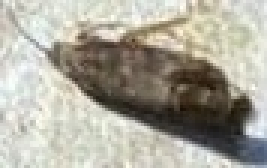
#> input picture butterflies/crop/1.jpeg, 89 x 56 px (shown 3 times larger); its folder holds only this picture in this run
$ jupyter execute --allow-errors aug.ipynb
#> lines starting #> are read from the running program, lines starting #| are printed output that depends on the picture
#> further down, image is the input picture: PIL image 89x56 RGB; mean R, G, B 171.2, 168, 156
#> the loop `for j, transform in enumerate(transformations):` made 10 passes
#> pass 1, `augmented_image = transform(image)`:
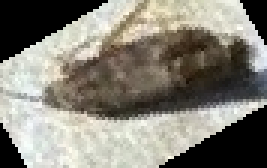
#> augmented_image: PIL image 89x56 RGB (shown 3 times larger); mean R, G, B 132.4, 129.1, 119.1
#> pass 2, `augmented_image = transform(image)`:
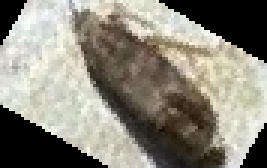
#> augmented_image: PIL image 89x56 RGB (shown 3 times larger); mean R, G, B 137, 133.3, 122
#> pass 3, `augmented_image = transform(image)`:
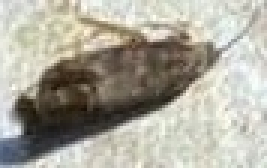
#> augmented_image: PIL image 89x56 RGB (shown 3 times larger); mean R, G, B 171.2, 168, 156
[cell 1]
from PIL import Image, ImageEnhance, ImageFilter
import os

[cell 2]
input_dir = "crop/"
output_dir = "aug/"
os.makedirs(output_dir, exist_ok=True)
transformations = [
    lambda img: img.rotate(30),
    lambda img: img.rotate(-30),
    lambda img: img.transpose(Image.FLIP_LEFT_RIGHT),
    lambda img: img.transpose(Image.FLIP_TOP_BOTTOM),
    lambda img: img.resize((int(img.width * 0.8), int(img.height * 0.8))),
    lambda img: img.resize((int(img.width * 1.2), int(img.height * 1.2))),
    lambda img: ImageEnhance.Brightness(img).enhance(1.5),
    lambda img: ImageEnhance.Contrast(img).enhance(1.5),
    lambda img: img.filter(ImageFilter.GaussianBlur(2)),
    lambda img: img.filter(ImageFilter.DETAIL),
]

#> (the rest of this cell did not finish here and is left out)
